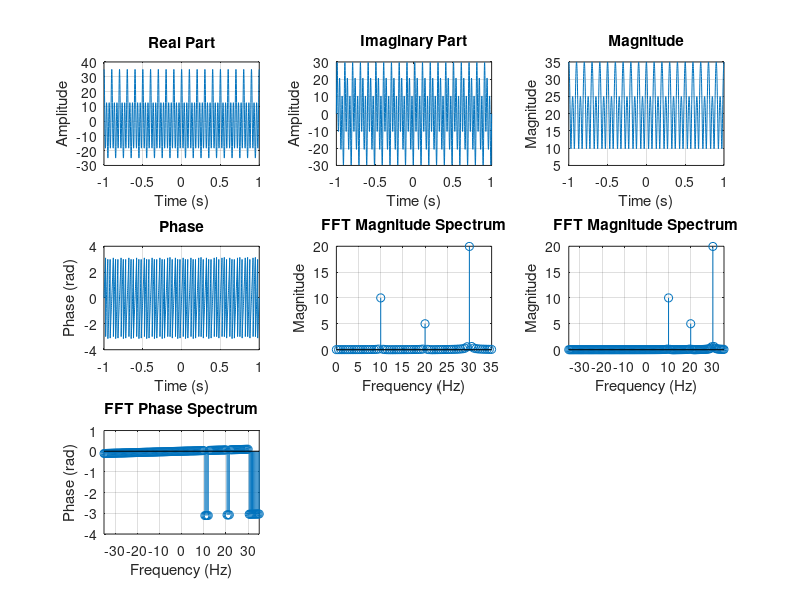

This chart was generated by the following MATLAB code: (Note: this script raises an error after producing the figure.)

%SPECTRAL DECOMPOSITION AND ANALYSIS OF COMPLEX SIGNALS
clc; 
close all; 
clear; 
 
%construction 
% Parameters 
F1= 10; 
F2=20; 
F3=30; 
A1= 10; 
A2=5; 
A3=20; 
fs = 1000;            
 
Ts = 1/fs;            
t = -1:Ts:1;          
 
% Signals generation 
X1=A1*exp(1i*2*pi*F1*t); 
X2=A2*exp(1i*2*pi*F2*t); 
X3=A3*exp(1i*2*pi*F3*t); 
 
x=X1 + X2 +X3; 
 
% Signal components 
x_real = real(x); 
x_imaginary = imag(x); 
x_mag = abs(x); 
X_phase = angle(x); 
 
% Plotting 
figure; 
 
subplot(3,3,1) 
plot(t,x_real); 
xlabel('Time (s)'); 
ylabel('Amplitude'); 
title('Real Part'); 
grid on; 
 
subplot(3,3,2) 
plot(t,x_imaginary); 
xlabel('Time (s)'); 
ylabel('Amplitude'); 
title('Imaginary Part'); 
grid on; 
 
subplot(3,3,3) 
plot(t,x_mag); 
xlabel('Time (s)'); 
ylabel('Magnitude'); 
title('Magnitude'); 
grid on; 
 
subplot(3,3,4) 
plot(t,X_phase); 
xlabel('Time (s)'); 
ylabel('Phase (rad)'); 
title('Phase'); 
grid on; 

%applying fft 

n = length(x); 
 
df = fs/n; 
f = (0:n-1)*df; 
 
y = fft(x); 
y_mag=abs(y)/n; 

subplot(3,3,5) 
stem(f,y_mag); 
xlabel('Frequency (Hz)'); 
ylabel('Magnitude'); 
title('FFT Magnitude Spectrum'); 
grid on; 
xlim([0 35]); 

% shifting to -ve  

y_shift=fftshift(y); 
y_shift_mag=abs(y_shift)/n; 
f_shift = (-floor(n/2):ceil(n/2)-1)*df; 
 
subplot(3,3,6) 
stem(f_shift,y_shift_mag); 
xlabel('Frequency (Hz)'); 
ylabel('Magnitude'); 
title('FFT Magnitude Spectrum'); 
grid on; 
xlim([-35 35]); 
 
%to find phase of shifted fft 

y_shift_phase=angle(y_shift); 
 
subplot(3,3,7) 
stem(f_shift, y_shift_phase); 
xlabel('Frequency (Hz)'); 
ylabel('Phase (rad)'); 
title('FFT Phase Spectrum'); 
grid on; 
xlim([-35 35]); 
 
% Calculate PSD using Welch method 

[pxx, f_psd] = pwelch(x, [], [], [], fs, 'centered'); 
 
subplot(3,3,8) 
plot(f_psd, pxx); 
grid on; 
 
xlabel('Frequency (Hz)'); 
ylabel('Power/Frequency (w/Hz)'); 
title('Power Spectral Density of Signal'); 
xlim([-35 35]); 
 
% Find dominant frequency components 

[peaks, locations] = findpeaks(y_mag, f, ... 
    'MinPeakHeight', 0.5, ... 
    'MinPeakDistance', 5); 
 
% Display dominant frequencies 

disp('Dominant Frequencies (Hz):'); 
disp(locations); 

% Display magnitude of dominant frequencies

disp('Magnitude of Dominant Frequencies:'); 
disp(peaks); 
 
% Plot dominant frequencies 

subplot(3,3,9) 
stem(f, y_mag); 
hold on; 
plot(locations, peaks, 'ro', 'MarkerSize', 8); 
xlabel('Frequency (Hz)'); 
ylabel('Magnitude'); 
title('Dominant Frequency Components'); 
grid on; 
xlim([0 35]); 
hold off;

% thanks
